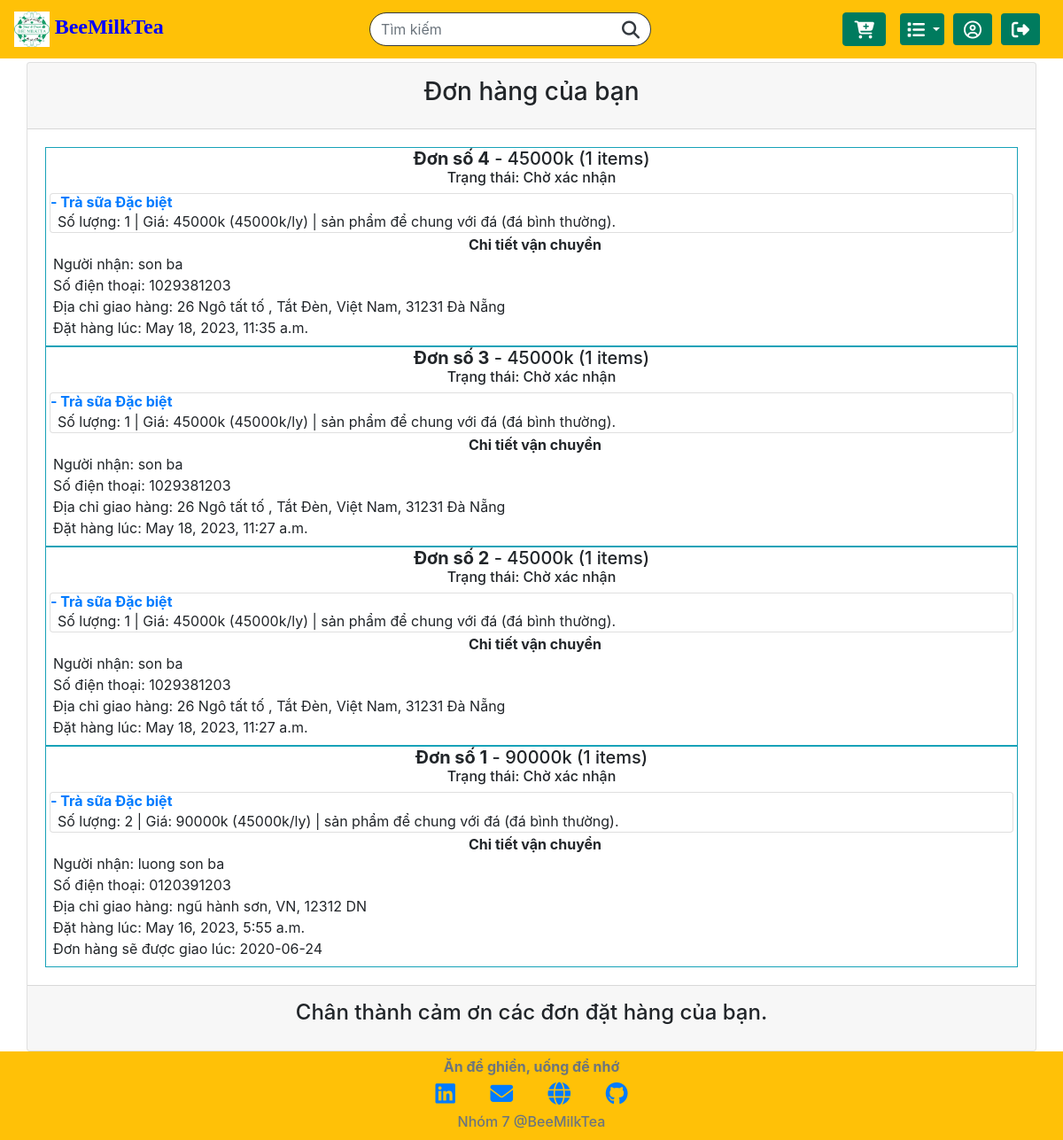
Page /history (signed in) on the committed database.
### orders/models.py (models this page shows, shortened)
class Ordered_item(models.Model):
    product = models.ForeignKey(Product, on_delete=models.CASCADE, related_name="product")
    quantity = models.IntegerField()
    price_quantity = models.IntegerField()
    notice = models.TextField(blank=True)

class Order(models.Model):
    user = models.ForeignKey(User, on_delete=models.CASCADE, related_name="usernames")
    ordered_items = models.ManyToManyField(Ordered_item, blank=True, related_name="items")
    name = models.CharField(max_length=32, blank=True)
    mobile = models.CharField(max_length=16, blank=True)
    shipping_address = models.TextField(blank=True)
    email = models.CharField(max_length=64, blank=True)
    total_price = models.IntegerField()
    ordered_time = models.DateTimeField(auto_now_add=True)
    expected_time_request = models.TextField(blank=True)
    delivery_time = models.CharField(max_length=32, blank=True, null=True)
    status = models.CharField(max_length=32, choices=STATUS, default='Chờ xác nhận')

class Product(models.Model):
    name = models.CharField(max_length=64)
    category = models.CharField(max_length=32, choices=CATEGORIES, default='TRÀ SỮA')
    price = models.IntegerField(default=50000)
    unit = models.CharField(max_length=10, default='1 ly')
    availability = models.CharField(max_length=32, choices=AVAILABILITIES, default='có sẵn')
    quantity = models.IntegerField()
    description_short = models.CharField(max_length=64, default='có sẵn')
    description_long = models.TextField(default='có sẵn')
    image = models.ImageField(verbose_name="Product Image", upload_to="orders/static/orders/images/", default=None, blank=True)
    image_filename = models.CharField(max_length=256, default="image.jpg")

### orders/views.py (the view)
# urls.py: path("history", views.history_view, name="history"),
def history_view(request):
    orders = list_detail_orders(Order.objects.filter(user=request.user))
    context = {
        "orders": orders,
    }
    return render(request, 'orders/history.html', context)

### orders/templates/orders/history.html (shortened to what this page needs)
{% extends "orders/base.html" %}
{% block script %}
{% load static %}
{% endblock %}
{% block main %}
<div class="container-md cart p-0 mt-3 mb-3">
  <div class="card">
    <div class="card-header pt-3 pb-3 pl-0 pr-0">
      <div class="w-100 m-0">
        <div class="d-flex align-items-center justify-content-center">
          <h3>Đơn hàng của bạn</h3>
        </div>
      </div>
    </div>
    <div class="card-body">
      {% for id, order in orders.items %}
      <div class="border border-info p-0">
        <h5 class="text-center m-0"><b>Đơn số {{ id }}</b> - {{ order.total_price }}k ({{ order.item_count }} items)</h5>
        <h6 class="text-center">Trạng thái: {{ order.status }}</h6>
        <ul class="list-group m-1">
          {% for item in order.ordered_products %}
          <li class="list-group-item p-0">
            <a href="/item/{{item.id}}"><h6 class="m-0"><b>- {{ item.name }}</b></h6></a>
            <p class="m-0 pl-2">Số lượng: {{ item.quantity }} | Giá: {{ item.price }}k ({{ item.basic_price }}k/{{ item.unit }}) | {{ item.user_request }}</p>
          </li>
          {% endfor %}
        </ul>
        <div class="reciever_info ml-2 mb-2">
          <h6 class="text-center mb-0"><b>Chi tiết vận chuyển</b></h6>
          <p class="m-0">Người nhận: {{ order.customer_name }}</p>
          <p class="m-0">Số điện thoại: {{ order.customer_mobile }}</p>
          <p class="m-0">Địa chỉ giao hàng: {{ order.shipping_address }}</p>
          <p class="m-0">Đặt hàng lúc: {{ order.customer_ordered_time }}</p>
          {% if order.delivery_time != None %}
          <p class="m-0">Đơn hàng sẽ được giao lúc: {{ order.delivery_time }}</p>
          {% endif %}
        </div>
      </div>
      {% endfor %}
    </div>
    <div class="card-footer">
      <div class="d-flex align-items-center mt-1 mb-3 justify-content-center">
        <h4 class="text-center m-0">Chân thành cảm ơn các đơn đặt hàng của bạn.</h4>
      </div>
    </div>
  </div>
</div>
{% endblock %}

### static/orders/css/styles.css (style rules this page uses)
html { min-height: 100%; position: relative; }
body { margin-bottom: 100px; margin-top: 70px; }

### rows in the picture
Ordered_item: id "4", total_price "45000", item_count "1", status "Chờ xác nhận", quantity "1", price "45000", basic_price "45000", user_request "sản phẩm để chung với đá (đá bình thường).", customer_name "son ba", customer_mobile "1029381203", shipping_address "26 Ngô tất tố , Tắt Đèn, Việt Nam, 31231 Đà Nẵng", customer_ordered_time "May 18, 2023, 11:35 a.m."
Product: name "Trà sữa Đặc biệt" "Trà sữa Đặc biệt" "Trà sữa Đặc biệt" "Trà sữa Đặc biệt", unit "ly" "ly" "ly" "ly"
Ordered_item: id "3", total_price "45000", item_count "1", status "Chờ xác nhận", quantity "1", price "45000", basic_price "45000", user_request "sản phẩm để chung với đá (đá bình thường).", customer_name "son ba", customer_mobile "1029381203", shipping_address "26 Ngô tất tố , Tắt Đèn, Việt Nam, 31231 Đà Nẵng", customer_ordered_time "May 18, 2023, 11:27 a.m."
Ordered_item: id "2", total_price "45000", item_count "1", status "Chờ xác nhận", quantity "1", price "45000", basic_price "45000", user_request "sản phẩm để chung với đá (đá bình thường).", customer_name "son ba", customer_mobile "1029381203", shipping_address "26 Ngô tất tố , Tắt Đèn, Việt Nam, 31231 Đà Nẵng", customer_ordered_time "May 18, 2023, 11:27 a.m."
Order: status "Chờ xác nhận", customer_name "luong son ba", customer_mobile "0120391203", shipping_address "ngũ hành sơn, VN, 12312 DN", customer_ordered_time "May 16, 2023, 5:55 a.m.", delivery_time "2020-06-24"
Ordered_item: user_request "sản phẩm để chung với đá (đá bình thường)."

### other values in the picture
{{ id }} "1"
{{ order.total_price }} "90000"
{{ order.item_count }} "1"
{{ item.quantity }} "2"
{{ item.price }} "90000"
{{ item.basic_price }} "45000"
